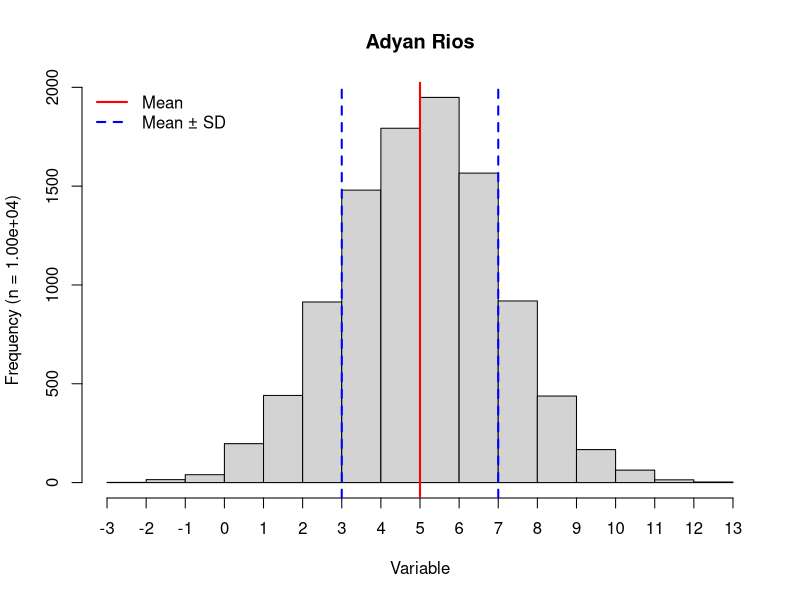
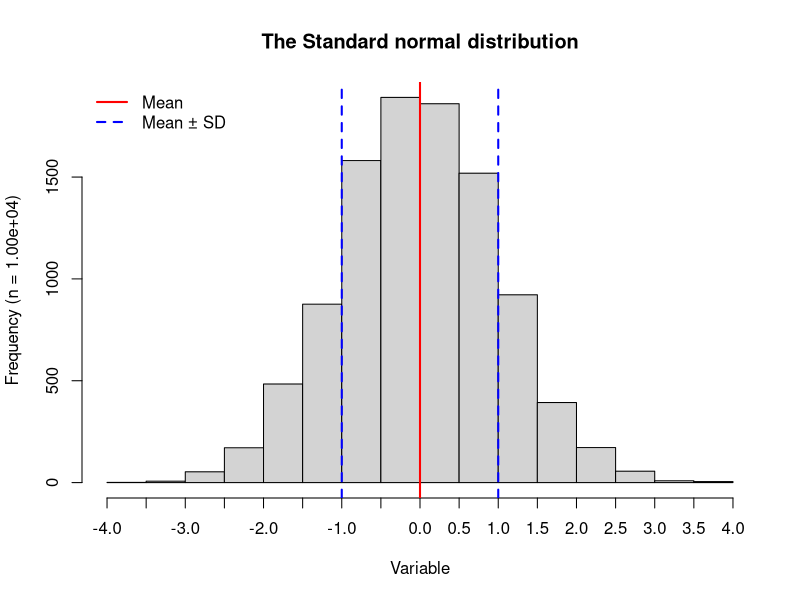
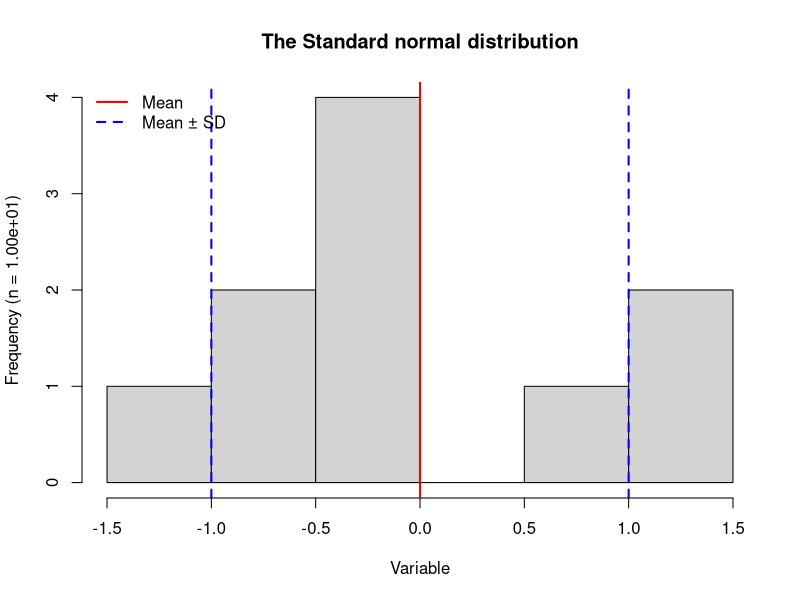
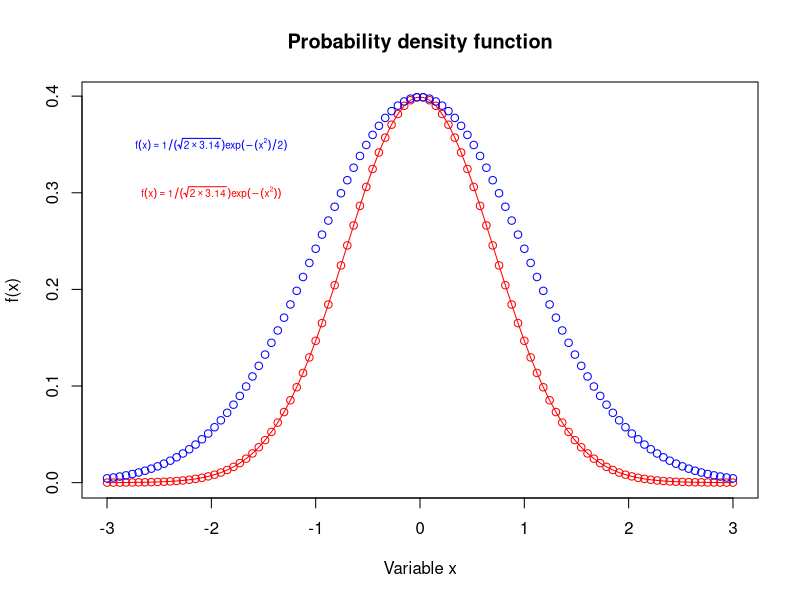

Reproduce these figures in R, in order.
## ---- chunk 1
#| label: fig-hist_1
#| fig-cap: !expr paste0("Histogram generated from ", sprintf("%.2e", num_1), " random samples from a normal distribution associated with mean ", mu_1," and standard deviation ", sigma_1, ". The mean is indicated by a vertical red line. Blue dashed vertical lines show the mean minus the standard deviation and the mean plus the standard deviation.")
#| fig-alt: "Histogram of normal data."

# Modified code from lab0_sample.R

# Set values
num_1 <- 10^4   # number of random draws
mu_1 <- 5       # mean of normal distribution to draw from
sigma_1 <- 2    # standard deviation of normal distribution

# Sample randomly from a normal distribution 
x_1 <- rnorm(n = num_1, mean = mu_1, sd = sigma_1)

# Plot the results as a histogram
hist_1 <- hist(
  x_1,                 # Vector for the histogram
  main = "Adyan Rios", # Set title to my name
  xlab = "Variable",
  ylab = paste0("Frequency (n = ", sprintf("%.2e", num_1), ")"),
  xaxt = "n"           # Turn off x-axis values
)

# Add custom x-axis ticks
axis(side = 1, at = hist_1$breaks)

# Indicate mean
abline(v = mu_1, lwd = 2, col = "red")

# Indicate mean ± SD
abline(v = c(mu_1 + sigma_1, mu_1 - sigma_1), 
       lwd = c(2), lty = 2, col = "blue")

# Add a legend
legend("topleft", legend = c("Mean", "Mean ± SD"), lwd = 2, 
       col = c("red", "blue"), lty = c(1, 2), bty = "n")
## ---- chunk 2
#| label: fig-hist_2
#| fig-cap: !expr paste0("Histogram generated from ", sprintf("%.2e", num_2), " random samples from a normal distribution associated with mean ", mu_2," and standard deviation ", sigma_2, ". The mean is indicated by a vertical red line. Blue dashed vertical lines show the mean minus the standard deviation and the mean plus the standard deviation.")
#| fig-alt: "Histogram of normal data."

# Set values
num_2 <- 10^4   # number of random draws
mu_2 <- 0       # mean of normal distribution to draw from
sigma_2 <- 1    # standard deviation of normal distribution

# Sample randomly from a normal distribution 
x_2 <- rnorm(n = num_2, mean = mu_2, sd = sigma_2)

# Plot the results as a histogram
hist_2 <- hist(
  x_2,                 # Vector for the histogram
  main = "The Standard normal distribution", # Set title 
  xlab = "Variable",   
  ylab = paste0("Frequency (n = ", sprintf("%.2e", num_2), ")"),
  xaxt = "n"           # Turn off x-axis values
)

# Add custom x-axis ticks
axis(side = 1, at = hist_2$breaks)

# Indicate mean
abline(v = mu_2, lwd = 2, col = "red")

# Indicate mean ± SD
abline(v = c(mu_2 + sigma_2, mu_2 - sigma_2), 
       lwd = c(2), lty = 2, col = "blue")

# Add a legend
legend("topleft", legend = c("Mean", "Mean ± SD"), lwd = 2, 
       col = c("red", "blue"), lty = c(1, 2), bty = "n")
## ---- chunk 3
#| label: fig-hist_3
#| fig-cap: !expr paste0("Histogram generated from ", sprintf("%.2e", num_3), " random samples from a normal distribution associated with mean ", mu_3," and standard deviation ", sigma_3, ". The mean is indicated by a vertical red line. Blue dashed vertical lines show the mean minus the standard deviation and the mean plus the standard deviation.")
#| fig-alt: "Histogram of normal data."

# Set values
num_3 <- 10   # number of random draws
mu_3 <- 0       # mean of normal distribution to draw from
sigma_3 <- 1    # standard deviation of normal distribution

# Sample randomly from a normal distribution 
x_3 <- rnorm(n = num_3, mean = mu_3, sd = sigma_3)

# Plot the results as a histogram
hist_3 <- hist(
  x_3,                 # Vector for the histogram
  main = "The Standard normal distribution", # Set title 
  xlab = "Variable",
  ylab = paste0("Frequency (n = ", sprintf("%.2e", num_3), ")"),
  xaxt = "n"           # Turn off x-axis values
)

# Add custom x-axis ticks
axis(side = 1, at = hist_3$breaks)

# Indicate mean
abline(v = mu_3, lwd = 2, col = "red")

# Indicate mean ± SD
abline(v = c(mu_3 + sigma_3, mu_3 - sigma_3), 
       lwd = c(2), lty = 2, col = "blue")

# Add a legend
legend("topleft", legend = c("Mean", "Mean ± SD"), lwd = 2, 
       col = c("red", "blue"), lty = c(1, 2), bty = "n")
## ---- chunk 4
#| label: fig-pdf
#| fig-cap: Probability density plot for the normal distribution. The standard normal distribution (mean 0 and standard deviation 1) is shown by the curve in blue. Meanwhile, a normal distribution is also plotted in red with a slightly simplified equation.
#| fig-alt: "Plot of normal data."
#| 
a <- seq(-3, 3, length.out = 100)

plot(a, 1 / (sqrt(2 * 3.14)) * exp(-(a^2)), col = "red", type = "o",
     main = "Probability density function",
     xlab = "Variable x", # Label x-axis
     ylab = "f(x)")       # Label x-axis
points(a, 1 / (sqrt(2 * 3.14)) * exp( -(a^2) / 2), col = "blue")
text(-2, 0.35, expression(f(x) == 1 / (sqrt(2 %*% 3.14)) * exp( -(x^2) / 2)), 
     col = "blue", cex = 0.6)
text(-2, 0.3, expression(f(x) == 1 / (sqrt(2 %*% 3.14)) * exp( -(x^2))), 
     col = "red", cex = 0.6)

